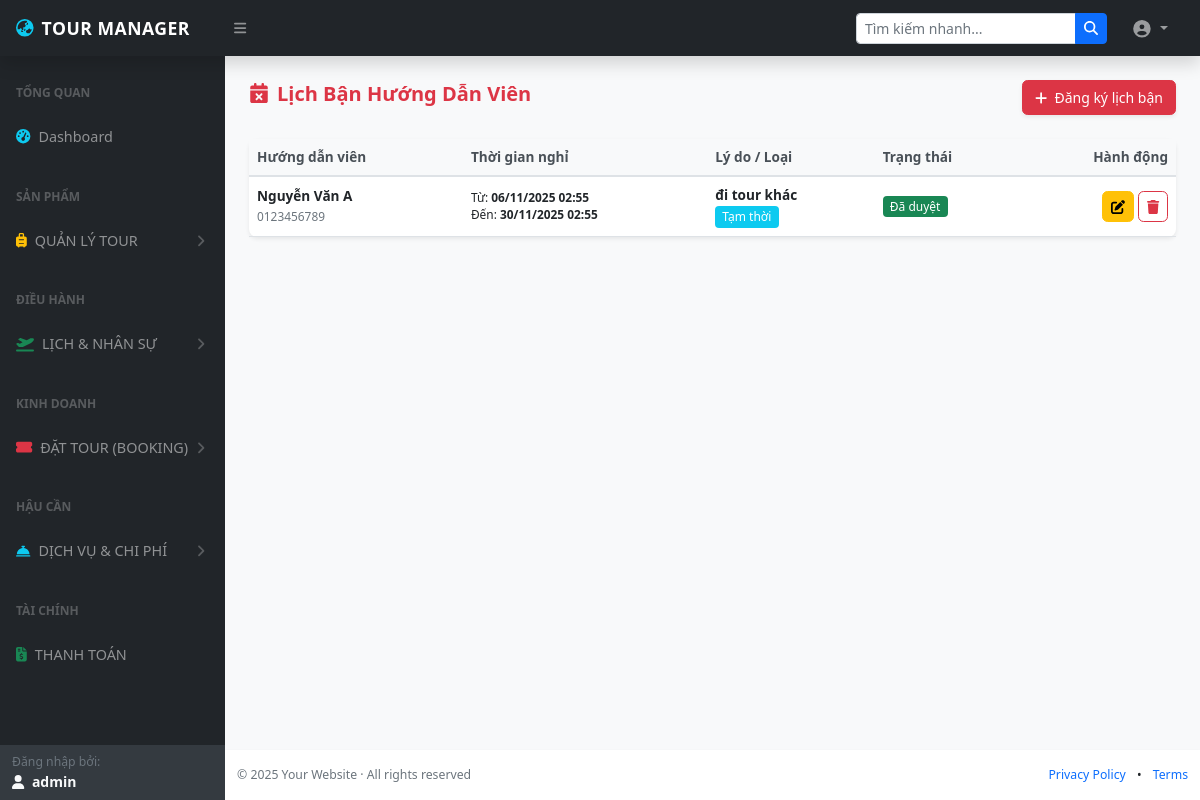
Page /?act=lich-ban-hdv (signed in) on the committed database.
### tables this page shows
CREATE TABLE `lich_ban_hdv` (
  `id` int NOT NULL,
  `hdv_id` int NOT NULL COMMENT 'Link tới bảng huong_dan_vien',
  `ngay_bat_dau` datetime NOT NULL,
  `ngay_ket_thuc` datetime NOT NULL,
  `ly_do` varchar(255) NOT NULL COMMENT 'Bận việc riêng, Đi tour khác...',
  `loai_lich` varchar(50) DEFAULT 'TAM_THOI' COMMENT 'CO_DINH, TAM_THOI',
  `trang_thai` varchar(50) DEFAULT 'CHO_XAC_NHAN' COMMENT 'CHO_XAC_NHAN, DA_XAC_NHAN, TU_CHOI',
  `ghi_chu` text,
  `ngay_tao` datetime DEFAULT CURRENT_TIMESTAMP
);

CREATE TABLE `huong_dan_vien` (
  `id` int NOT NULL,
  `ho_ten` varchar(255) NOT NULL,
  `ngay_sinh` date DEFAULT NULL,
  `so_dien_thoai` varchar(50) DEFAULT NULL,
  `email` varchar(255) DEFAULT NULL,
  `ngon_ngu` varchar(255) DEFAULT NULL COMMENT 'VD: vi,en,zh',
  `chung_chi` text,
  `kinh_nghiem` text,
  `suc_khoe` varchar(255) DEFAULT NULL,
  `anh_dai_dien` varchar(500) DEFAULT NULL,
  `trang_thai` varchar(50) DEFAULT NULL,
  `gioi_tinh` varchar(255) NOT NULL,
  `dia_chi` varchar(255) NOT NULL,
  `user_id` int DEFAULT NULL
);

### controllers/LichBanHDVController.php (called while the page is built, shortened)
<?php
require_once 'models/LichBanHDVModel.php';
class LichBanHDVController {
    private $model;
    public function __construct($db) {
        $this->model = new LichBanHDVModel($db);
    }
    public function index() {
        $list_ban = $this->model->getAll();
        require ROOT . "/views/admin/lich_ban_hdv/index.php";
    }
}
?>

### models/LichBanHDVModel.php (called while the page is built, shortened)
<?php
class LichBanHDVModel {
    private $conn;
    public function __construct($db) {
        $this->conn = $db;
    }
    public function getAll() {
        $sql = "SELECT lb.*, h.ho_ten, h.so_dien_thoai
                FROM lich_ban_hdv lb
                JOIN huong_dan_vien h ON lb.hdv_id = h.id
                ORDER BY lb.ngay_bat_dau DESC";
        $stmt = $this->conn->prepare($sql);
        $stmt->execute();
        return $stmt->fetchAll(PDO::FETCH_ASSOC);
    }
}
?>

### views/admin/lich_ban_hdv/index.php (the view)
<?php require_once PATH_ROOT . '/views/header.php'; ?>
<main>
    <div class="container-fluid px-4">
        <div class="d-flex justify-content-between align-items-center mt-4 mb-4">
            <h2 class="fw-bold text-danger"><i class="fas fa-calendar-times me-2"></i>Lịch Bận Hướng Dẫn Viên</h2>
            <a href="index.php?act=lich-ban-create" class="btn btn-danger shadow-sm">
                <i class="fas fa-plus me-1"></i> Đăng ký lịch bận
            </a>
        </div>
        <div class="card border-0 shadow-sm">
            <div class="card-body p-0">
                <div class="table-responsive">
                    <table class="table table-hover align-middle mb-0">
                        <thead class="table-light">
                            <tr>
                                <th>Hướng dẫn viên</th>
                                <th>Thời gian nghỉ</th>
                                <th>Lý do / Loại</th>
                                <th>Trạng thái</th>
                                <th class="text-end">Hành động</th>
                            </tr>
                        </thead>
                        <tbody>
                            <?php if (!empty($list_ban)): foreach ($list_ban as $lb): ?>
                            <tr>
                                <td>
                                    <div class="fw-bold"><?= htmlspecialchars($lb['ho_ten']) ?></div>
                                    <small class="text-muted"><?= $lb['so_dien_thoai'] ?></small>
                                </td>
                                <td>
                                    <div class="small">
                                        Từ: <strong><?= date('d/m/Y H:i', strtotime($lb['ngay_bat_dau'])) ?></strong><br>
                                        Đến: <strong><?= date('d/m/Y H:i', strtotime($lb['ngay_ket_thuc'])) ?></strong>
                                    </div>
                                </td>
                                <td>
                                    <div class="fw-bold text-dark"><?= htmlspecialchars($lb['ly_do']) ?></div>
                                    <span class="badge bg-<?= $lb['loai_lich']=='CO_DINH'?'secondary':'info' ?>">
                                        <?= $lb['loai_lich']=='CO_DINH' ? 'Cố định' : 'Tạm thời' ?>
                                    </span>
                                </td>
                                <td>
                                    <?php
                                        $stt = match($lb['trang_thai']) {
                                            'DA_XAC_NHAN' => ['success', 'Đã duyệt'],
                                            'TU_CHOI' => ['danger', 'Từ chối'],
                                            default => ['warning text-dark', 'Chờ duyệt']
                                        };
                                    ?>
                                    <span class="badge bg-<?= $stt[0] ?>"><?= $stt[1] ?></span>
                                </td>
                                <td class="text-end">
                                    <a href="index.php?act=lich-ban-edit&id=<?= $lb['id'] ?>" class="btn btn-sm btn-warning"><i class="fas fa-edit"></i></a>
                                    <a href="index.php?act=lich-ban-delete&id=<?= $lb['id'] ?>" class="btn btn-sm btn-outline-danger" onclick="return confirm('Xóa lịch bận này?')"><i class="fas fa-trash"></i></a>
                                </td>
                            </tr>
                            <?php endforeach; else: ?>
                                <tr><td colspan="5" class="text-center py-4 text-muted">Không có dữ liệu lịch bận.</td></tr>
                            <?php endif; ?>
                        </tbody>
                    </table>
                </div>
            </div>
        </div>
    </div>
</main>
<?php require_once PATH_ROOT . '/views/footer.php'; ?>

### views/header.php (style rules this page uses)
:root { --bs-body-font-size: 0.875rem; }
body { font-size: var(--bs-body-font-size); background-color: #f8f9fa; }
h2, .h2 { font-size: 1.25rem; font-weight: 600; }
.card { border: none; box-shadow: 0 0.15rem 1.75rem 0 rgba(58, 59, 69, 0.15); border-radius: 0.5rem; }
.table { font-size: 0.85rem; }
.table thead th { background-color: #f8f9fa; border-bottom: 2px solid #dee2e6; color: #495057; font-weight: 600; }
.form-control, .form-select, .btn { font-size: 0.875rem; border-radius: 0.35rem; }
.badge { font-size: 0.75rem; font-weight: 500; padding: 0.4em 0.6em; border-radius: 0.25rem; }

### rows in the picture
lich_ban_hdv: hdv.ho_ten "Nguyễn Văn A", hdv.so_dien_thoai "0123456789", ngay_bat_dau "06/11/2025 02:55", ngay_ket_thuc "30/11/2025 02:55", ly_do "đi tour khác", loai_lich "Tạm thời", trang_thai "Đã duyệt"

### other values in the picture
$_SESSION['user_admin']['username'] "admin"
